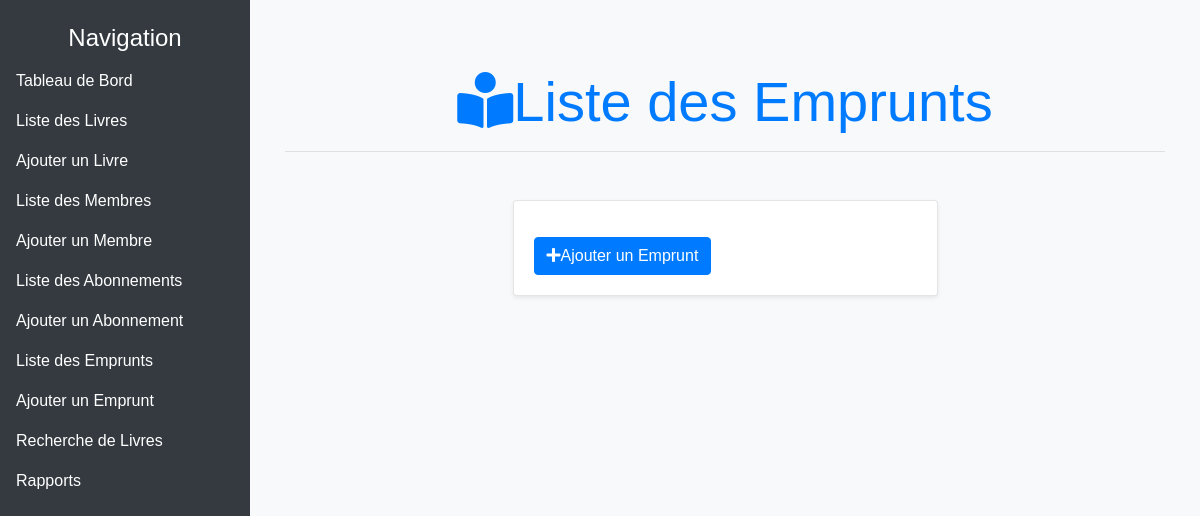
/gestion/emprunts/, run on an earlier commit of the app's database.
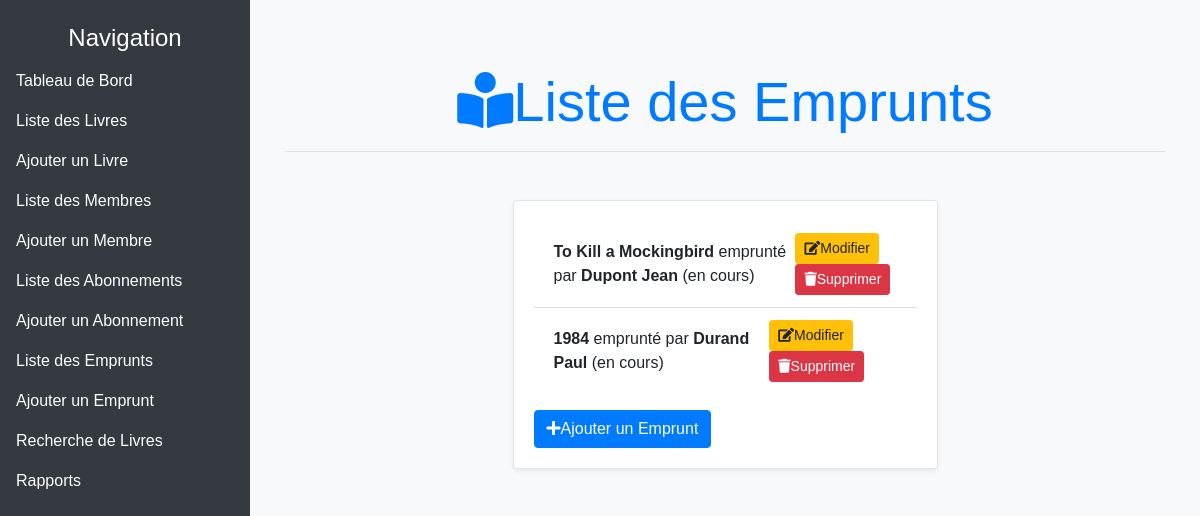
And on a later commit of the database.
### GestionBibliotheque/models.py (models this page shows, shortened)
class Emprunt(models.Model):
    livre = models.ForeignKey(Livre, on_delete=models.CASCADE)
    membre = models.ForeignKey(Membre, on_delete=models.CASCADE)
    date_emprunt = models.DateField(auto_now_add=True)
    date_retour_prevue = models.DateField()
    STATUS_CHOICES = [
        ('en cours', 'En cours'),
        ('retourné', 'Retourné'),
        ('en retard', 'En retard'),
    ]
    statut = models.CharField(max_length=20, choices=STATUS_CHOICES, default='en cours')

class Livre(models.Model):
    titre = models.CharField(max_length=200)
    auteur = models.CharField(max_length=100)
    isbn = models.CharField(max_length=13, unique=True)
    categorie = models.CharField(max_length=100)
    quantite_totale = models.IntegerField()
    quantite_disponible = models.IntegerField()

class Membre(models.Model):
    nom = models.CharField(max_length=100)
    prenom = models.CharField(max_length=100)
    email = models.EmailField(unique=True)
    telephone = models.CharField(max_length=15)
    date_inscription = models.DateField(auto_now_add=True)
    abonnement = models.ForeignKey('Abonnement', on_delete=models.SET_NULL, null=True, blank=True)

### GestionBibliotheque/views.py (the view)
# urls.py: path('emprunts/', views.liste_emprunts, name='liste_emprunts'),
def liste_emprunts(request):
    emprunts = Emprunt.objects.all()
    return render(request, 'gestion_bibliotheque/liste_emprunts.html', {'emprunts': emprunts})

### GestionBibliotheque/templates/gestion_bibliotheque/liste_emprunts.html (shortened to what this page needs)
{% extends "gestion_bibliotheque/base.html" %}
{% block content %}
<div class="container mt-5">
    <div class="row mb-4">
        <div class="col-12">
            <h1 class="display-4 text-primary text-center">
                <i class="fas fa-book-reader me-3"></i>Liste des Emprunts
            </h1>
            <hr class="mb-4">
        </div>
    </div>
    <div class="row justify-content-center">
        <div class="col-md-8 col-lg-6">
            <div class="card shadow-sm">
                <div class="card-body">
                    <ul class="list-group list-group-flush">
                        {% for emprunt in emprunts %}
                            <li class="list-group-item d-flex justify-content-between align-items-center">
                                <span>
                                    <strong>{{ emprunt.livre.titre }}</strong> emprunté par <strong>{{ emprunt.membre.nom }} {{ emprunt.membre.prenom }}</strong> ({{ emprunt.statut }})
                                </span>
                                <div>
                                    <a href="{% url 'modifier_emprunt' emprunt.id %}" class="btn btn-warning btn-sm me-2">
                                        <i class="fas fa-edit me-2"></i>Modifier
                                    </a>
                                    <a href="{% url 'supprimer_emprunt' emprunt.id %}" class="btn btn-danger btn-sm" onclick="return confirm('Êtes-vous sûr de vouloir supprimer cet emprunt ?');">
                                        <i class="fas fa-trash me-2"></i>Supprimer
                                    </a>
                                </div>
                            </li>
                        {% endfor %}
                    </ul>
                    <a href="{% url 'ajouter_emprunt' %}" class="btn btn-primary mt-3">
                        <i class="fas fa-plus me-2"></i>Ajouter un Emprunt
                    </a>
                </div>
            </div>
        </div>
    </div>
</div>
{% endblock %}

What changed in the data, as far as the page shows it:
added Emprunt: livre.titre "To Kill a Mockingbird", membre.nom "Dupont", membre.prenom "Jean", statut "en cours"
added Emprunt: livre.titre "1984", membre.nom "Durand", membre.prenom "Paul", statut "en cours"
